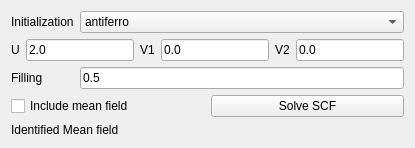
          <widget class="QWidget" name="tab_12">
           <attribute name="title">
            <string>Basic</string>
           </attribute>
           <layout class="QGridLayout" name="gridLayout_14">
            <item row="0" column="0" colspan="2">
             <layout class="QGridLayout" name="gridLayout_10">
              <item row="0" column="1">
               <widget class="QComboBox" name="scf_initialization">
                <item>
                 <property name="text">
                  <string>antiferro</string>
                 </property>
                </item>
                <item>
                 <property name="text">
                  <string>ferroX</string>
                 </property>
                </item>
                <item>
                 <property name="text">
                  <string>ferroY</string>
                 </property>
                </item>
                <item>
                 <property name="text">
                  <string>ferroZ</string>
                 </property>
                </item>
                <item>
                 <property name="text">
                  <string>random</string>
                 </property>
                </item>
               </widget>
              </item>
              <item row="0" column="0">
               <widget class="QLabel" name="label_22">
                <property name="text">
                 <string>Initialization</string>
                </property>
               </widget>
              </item>
              <item row="2" column="0">
               <widget class="QLabel" name="label_34">
                <property name="text">
                 <string>Filling</string>
                </property>
               </widget>
              </item>
              <item row="2" column="1">
               <widget class="QLineEdit" name="filling_scf">
                <property name="text">
                 <string>0.5</string>
                </property>
               </widget>
              </item>
              <item row="1" column="0" colspan="2">
               <layout class="QHBoxLayout" name="horizontalLayout">
                <item>
                 <widget class="QLabel" name="label_14">
                  <property name="text">
                   <string>U</string>
                  </property>
                 </widget>
                </item>
                <item>
                 <widget class="QLineEdit" name="U">
                  <property name="toolTip">
                   <string>Local Hubbard interaction</string>
                  </property>
                  <property name="text">
                   <string>2.0</string>
                  </property>
                 </widget>
                </item>
                <item>
                 <widget class="QLabel" name="label_23">
                  <property name="text">
                   <string>V1</string>
                  </property>
                 </widget>
                </item>
                <item>
                 <widget class="QLineEdit" name="V1">
                  <property name="toolTip">
                   <string>First neighbor interaction</string>
                  </property>
                  <property name="text">
                   <string>0.0</string>
                  </property>
                 </widget>
                </item>
                <item>
                 <widget class="QLabel" name="label_40">
                  <property name="text">
                   <string>V2</string>
                  </property>
                 </widget>
                </item>
                <item>
                 <widget class="QLineEdit" name="V2">
                  <property name="toolTip">
                   <string>Second neighbor interaction</string>
                  </property>
                  <property name="text">
                   <string>0.0</string>
                  </property>
                 </widget>
                </item>
               </layout>
              </item>
             </layout>
            </item>
            <item row="1" column="0">
             <widget class="QCheckBox" name="do_scf">
              <property name="text">
               <string>Include mean field</string>
              </property>
             </widget>
            </item>
            <item row="1" column="1">
             <widget class="QPushButton" name="solve_scf">
              <property name="text">
               <string>Solve SCF</string>
              </property>
             </widget>
            </item>
            <item row="3" column="0">
             <widget class="QLabel" name="label_53">
              <property name="toolTip">
               <string>The Interacting mean field identified</string>
              </property>
              <property name="text">
               <string>Identified Mean field</string>
              </property>
             </widget>
            </item>
            <item row="3" column="1">
             <widget class="QLabel" name="identified_mean_field">
              <property name="font">
               <font>
                <weight>75</weight>
                <italic>true</italic>
                <bold>true</bold>
               </font>
              </property>
              <property name="text">
               <string/>
              </property>
              <property name="textFormat">
               <enum>Qt::AutoText</enum>
              </property>
              <property name="wordWrap">
               <bool>false</bool>
              </property>
             </widget>
            </item>
           </layout>
          </widget>
